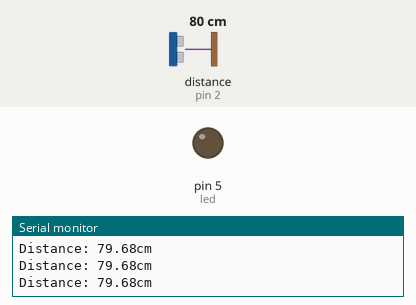
A sketch run on a simulated Arduino Uno, built with avr-gcc and run on an emulated ATmega328P. On the bench: output pins drawn as LEDs (lit = HIGH), the last lines printed to the serial monitor. Wiring (inferred from the names in the program): ultrasonic range finder: trigger pin 3; echo pin 2. The inputs (shaded band) are chosen by the test bench; at power-on: distance to the obstacle (sensor on pin 2) 80 cm. The echo pulse lasts 58.3 µs per cm; pins used as bus, display or sensor lines are not drawn.

Above: at 1.2 s.
1.3 s: distance to the obstacle (sensor on pin 2) set to 23 cm
2.8 s: distance to the obstacle (sensor on pin 2) set to 19 cm
At 3.5 s:
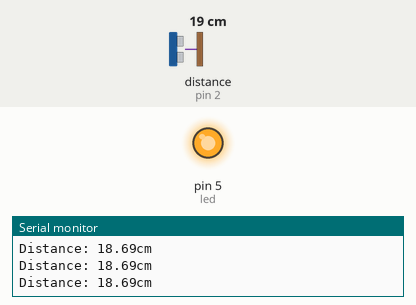
4.4 s: distance to the obstacle (sensor on pin 2) set to 35 cm
At 5.4 s:
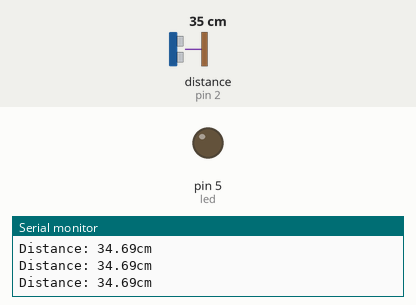
6.0 s: distance to the obstacle (sensor on pin 2) set to 2 cm
At 7.4 s:
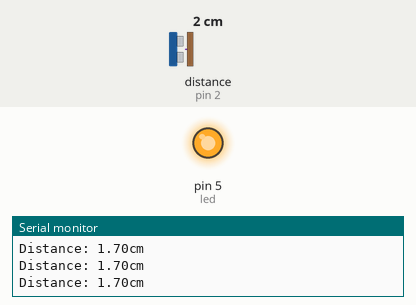
Timing chart, 0 to 8.6 s (numbered marks = the images above; inputs shaded):
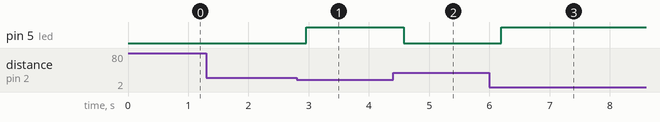

Measured:
- the behaviour switches between 21 and 20 cm on distance to the obstacle (sensor on pin 2) (found by bisection; images 0 and 1)
- after the input at 2.8 s, pin 5 (led): LOW → HIGH after 0.16 s
- after the input at 4.4 s, pin 5 (led): HIGH → LOW after 0.18 s
- after the input at 6.0 s, pin 5 (led): LOW → HIGH after 0.20 s

The sketch:

sensorCode.ino
```cpp
const int trigPin = 3;
const int echoPin = 2;
const int led = 5;

float duration, distance;

void setup()
{
  pinMode(led, OUTPUT);
  pinMode(trigPin, OUTPUT);
  pinMode(echoPin, INPUT);
  Serial.begin(9600);
}

void loop()
{
  digitalWrite(trigPin, LOW);
  delayMicroseconds(2);
  digitalWrite(trigPin, HIGH);
  delayMicroseconds(10);
  digitalWrite(trigPin, LOW);

  duration = pulseIn(echoPin, HIGH);
  distance = (duration*.0343)/2;

  Serial.print("Distance: ");
  Serial.print(distance);
  Serial.println("cm");

  delay(100);

  if (distance <= 20) {
    digitalWrite(led, HIGH);
    delay(100);
  } else {
    digitalWrite(led, LOW);
    delay(100);
  }
}
```
